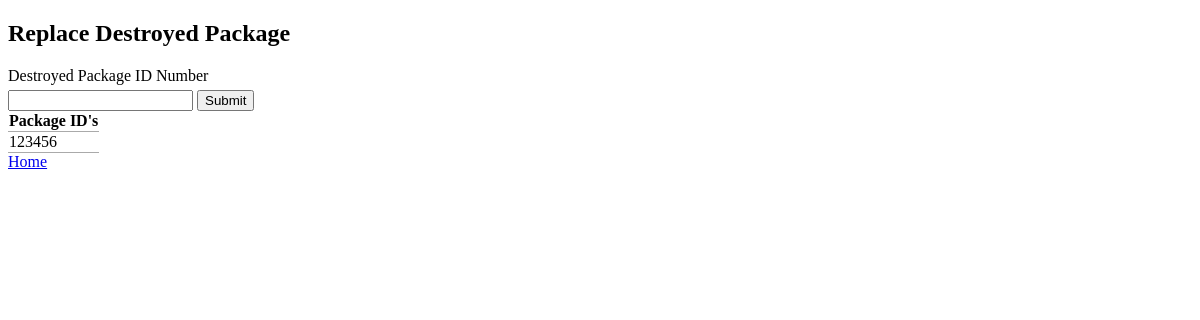
Before: /queryOne.php with the older database file.
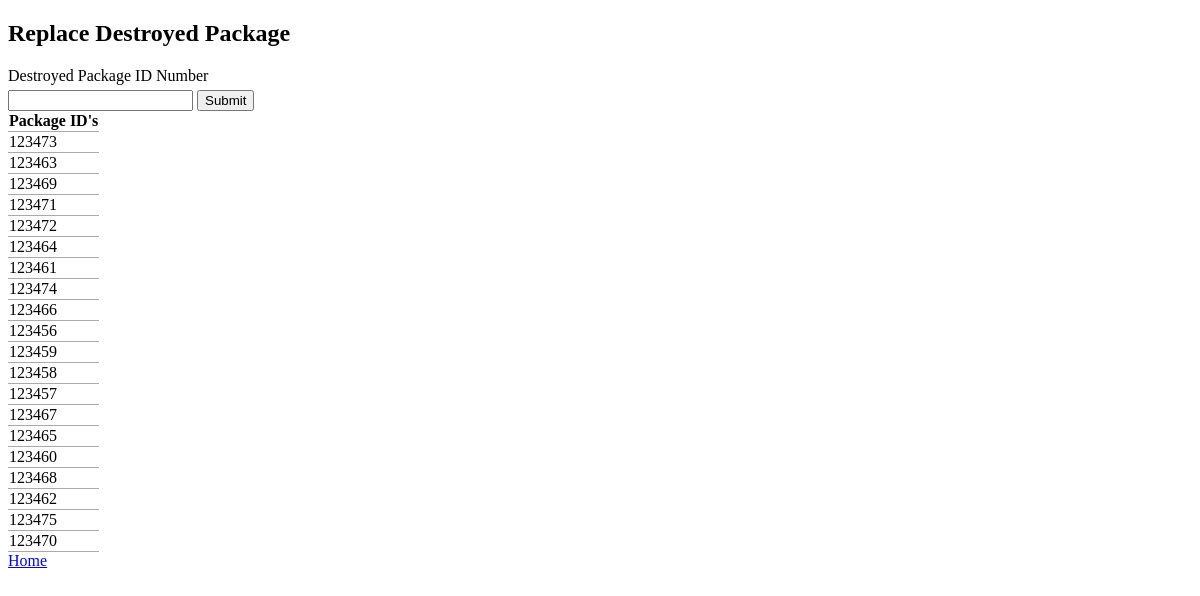
After: the same page with the newer database file.
### tables this page shows
CREATE TABLE receives(
    package_id          INT(5) NOT NULL,
    email               VARCHAR(30) NOT NULL,
    PRIMARY KEY (package_id, email),
    FOREIGN KEY (package_id) REFERENCES package (package_id),
    FOREIGN KEY (email) REFERENCES customer(email)
  );

### common.php (called while the page is built)
<?php
function escape($html)
{
  return htmlspecialchars($html, ENT_QUOTES | ENT_SUBSTITUTE, "UTF-8");
}

### queryOne.php (the view)
<?php include "templates/header.php"; ?>
<html>
<h2>Replace Destroyed Package</h2>
    <form method="post">
	    <label for="package_id">Destroyed Package ID Number</label>
            <input type="text" name="package_id" id="package_id">
    	    <input type="submit" name="submit" value="Submit">
    </form>
</html>
<?php
    require "config.php";
    require "common.php";
try
{
    if (isset($_POST['submit']))
    {
        $connection = new PDO($dsn, $username, $password, $options);
        $sql = "SELECT c.email, customer_name, customer_address, phone, p.package_id, p.price, p.transaction_number
        FROM customer c, package p, receives r
        WHERE (c.email = r.email AND p.package_id = ".$_POST['package_id'].");";
        $statement = $connection->prepare($sql);
        $statement->execute();
        $result = $statement->fetchAll();
        $sql_newPackage = "INSERT INTO SONICDB.package (package_id, price, transaction_number)
        VALUES (";
        foreach ($result as $row)
        {
            $sql_newPackage = $sql_newPackage.(escape($row["package_id"]) + 10);
            $sql_newPackage = $sql_newPackage.", ";
            $sql_newPackage = $sql_newPackage.escape($row["price"]);
            $sql_newPackage = $sql_newPackage.", ";
            $sql_newPackage = $sql_newPackage.escape($row["transaction_number"] + 10);
        }
        $sql_newPackage = $sql_newPackage.");";
        $statement = $connection->prepare($sql_newPackage);
        $statement->execute();
        $sql_newReceives = "INSERT INTO SonicDB.receives (package_id, email)
        VALUES (";
        foreach ($result as $row)
        {
            $sql_newReceives = $sql_newReceives.(escape($row["package_id"]) + 10);
            $sql_newReceives = $sql_newReceives.", '";
            $sql_newReceives = $sql_newReceives.escape($row["email"]);
        }
        $sql_newReceives = $sql_newReceives."');";
        $statement = $connection->prepare($sql_newReceives);
        $statement->execute();
        $sql_deleteReceives = "DELETE FROM SonicDB.receives
        WHERE (package_id = ";
        foreach($result as $row)
        {
            $sql_deleteReceives = $sql_deleteReceives.escape($row["package_id"]);
        }
        $sql_deleteReceives = $sql_deleteReceives.");";
        $statement = $connection->prepare($sql_deleteReceives);
        $statement->execute();
        $sql_deletePackage = "DELETE FROM SonicDB.package
        WHERE (package_id = ";
        foreach ($result as $row)
        {
            $sql_deletePackage = $sql_deletePackage.escape($row["package_id"]);
        }
        $sql_deletePackage = $sql_deletePackage.");";
        $statement = $connection->prepare($sql_deletePackage);
        $statement->execute();
        if ($result && $statement->rowCount() > 0)
        { ?>
            <table>
                <thead>
                    <tr>
                        <th>Customer Information</th>
                    </tr>
                </thead>
                <tbody>
                    <?php foreach ($result as $row) { ?>
                    <tr>
                        <td><?php echo escape($row["customer_name"]); ?></td>
                        <td><?php echo escape($row["customer_address"]); ?></td>
                        <td><?php echo escape($row["email"]); ?></td>
                        <td><?php echo escape($row["phone"]); ?></td>
                    </tr>
                    <?php } ?>
                </tbody>
            </table>
            <table>
                <thead>
                    <tr>
                        <th>Original Package Information</th>
                    </tr>
                </thead>
                <tbody>
                    <?php foreach ($result as $row) { ?>
                    <tr>
                        <td><?php echo escape($row["package_id"]); ?></td>
                        <td><?php echo escape($row["price"]); ?></td>
                        <td><?php echo escape($row["transaction_number"]); ?></td>
                        </tr>
                    <?php } ?>
                </tbody>
            </table>
            <table>
                <thead>
                    <tr>
                        <th>Original Receives Relation</th>
                    </tr>
                </thead>
                <tbody>
                    <?php foreach ($result as $row) { ?>
                    <tr>
                        <td><?php echo escape($row["email"]); ?></td>
                        <td><?php echo escape($row["package_id"]); ?></td>
                    </tr>
                    <?php } ?>
                </tbody>
            </table>
            <table>
                <thead>
                    <tr>
                        <th>New Package Information</th>
                    </tr>
                </thead>
                <tbody>
                    <?php foreach ($result as $row) { ?>
                    <tr>
                        <td><?php echo (escape($row["package_id"]) + 10); ?></td>
                        <td><?php echo escape($row["price"]); ?></td>
                        <td><?php echo (escape($row["transaction_number"]) + 10); ?></td>
                        </tr>
                    <?php } ?>
                </tbody>
            </table>
            <table>
                <thead>
                    <tr>
                        <th>New Receives Information</th>
                    </tr>
                </thead>
                <tbody>
                    <?php foreach ($result as $row) { ?>
                    <tr>
                        <td><?php echo escape($row["email"]); ?></td>
                        <td><?php echo (escape($row["package_id"]) + 10); ?></td>
                        </tr>
                    <?php } ?>
                </tbody>
            </table>
        <?php } ?>
<?php } else {
        $connection = new PDO($dsn, $username, $password, $options);
        $sql_packages = "SELECT package_id FROM receives;";
        $statement = $connection->prepare($sql_packages);
        $statement->execute();
        $result = $statement->fetchAll();
?>
        <table>
            <thead>
                <tr>
                    <th>Package ID's</th>
                </tr>
            </thead>
            <tbody>
                <?php foreach ($result as $row){ ?>
                    <tr>
                        <td><?php echo escape($row["package_id"]); ?></td>
                    </tr>
                <?php } ?>
            </tbody>
        </table>
<?php } ?>
<?php } catch(PDOException $error) {
           echo $sql . "<br>" . $error->getMessage();
        } ?>
<?php include "templates/footer.php"; ?>

### templates/header.php (shortened to what this page needs)
<!DOCTYPE html>
<html lang = "en">
    <head>
        <link rel="stylesheet" href="css/style.css" />
    </head>
</html>

### templates/footer.php
<a href="index.php">Home</a>
</body>
</html>

### css/style.css (style rules this page uses)
label { display:block; margin: 5px 0; }
table { border-collapse: collapse; border-spacing: 0; }
td, th { padding: 5ps; border-bottom: 1px solid #aaa; }

Changed rows visible on the page:
added receives: package "123473"
added receives: package "123463"
added receives: package "123469"
added receives: package "123471"
added receives: package "123472"
added receives: package "123464"
added receives: package "123461"
added receives: package "123474"
added receives: package "123466"
added receives: package "123459"
added receives: package "123458"
added receives: package "123457"
added receives: package "123467"
added receives: package "123465"
added receives: package "123460"
added receives: package "123468"
added receives: package "123462"
added receives: package "123475"
added receives: package "123470"
